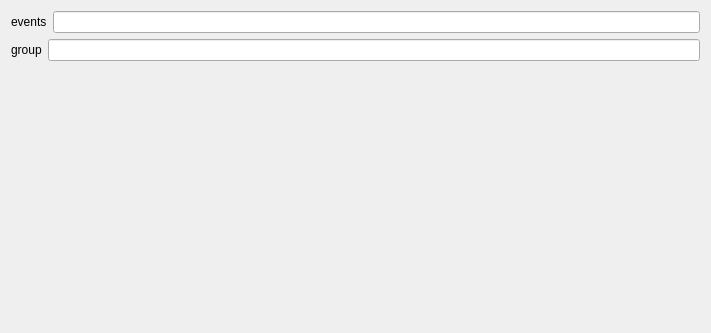
<?xml version="1.0" encoding="UTF-8"?>
<ui version="4.0">
 <class>CreateListofGroupNameSettingsView</class>
 <widget class="QWidget" name="CreateListofGroupNameSettingsView">
  <property name="styleSheet">
   <string notr="true">font: 12pt &quot;Roboto&quot;;</string>
  </property>
  <property name="geometry">
   <rect>
    <x>0</x>
    <y>0</y>
    <width>711</width>
    <height>333</height>
   </rect>
  </property>
  <property name="windowTitle">
   <string>Form</string>
  </property>
  <layout class="QVBoxLayout" name="verticalLayout">
   <item>
    <layout class="QHBoxLayout" name="events_horizontalLayout">
     <item>
      <widget class="QLabel" name="events_label">
       <property name="text">
        <string>events</string>
       </property>
      </widget>
     </item>
     <item>
      <widget class="QLineEdit" name="events_lineedit"/>
     </item>
    </layout>
   </item><item>
    <layout class="QHBoxLayout" name="group_horizontalLayout">
     <item>
      <widget class="QLabel" name="group_label">
       <property name="text">
        <string>group</string>
       </property>
      </widget>
     </item>
     <item>
      <widget class="QLineEdit" name="group_lineedit"/>
     </item>
    </layout>
   </item>
   <item>
    <spacer name="verticalSpacer">
     <property name="orientation">
      <enum>Qt::Vertical</enum>
     </property>
     <property name="sizeHint" stdset="0">
      <size>
       <width>20</width>
       <height>40</height>
      </size>
     </property>
    </spacer>
   </item>
  </layout>
 </widget>
 <resources>
  <include location="../../../../snooz-toolbox/src/main/python/ui/themes/themes.qrc"/>
 </resources>
 <connections/>
 </ui>
